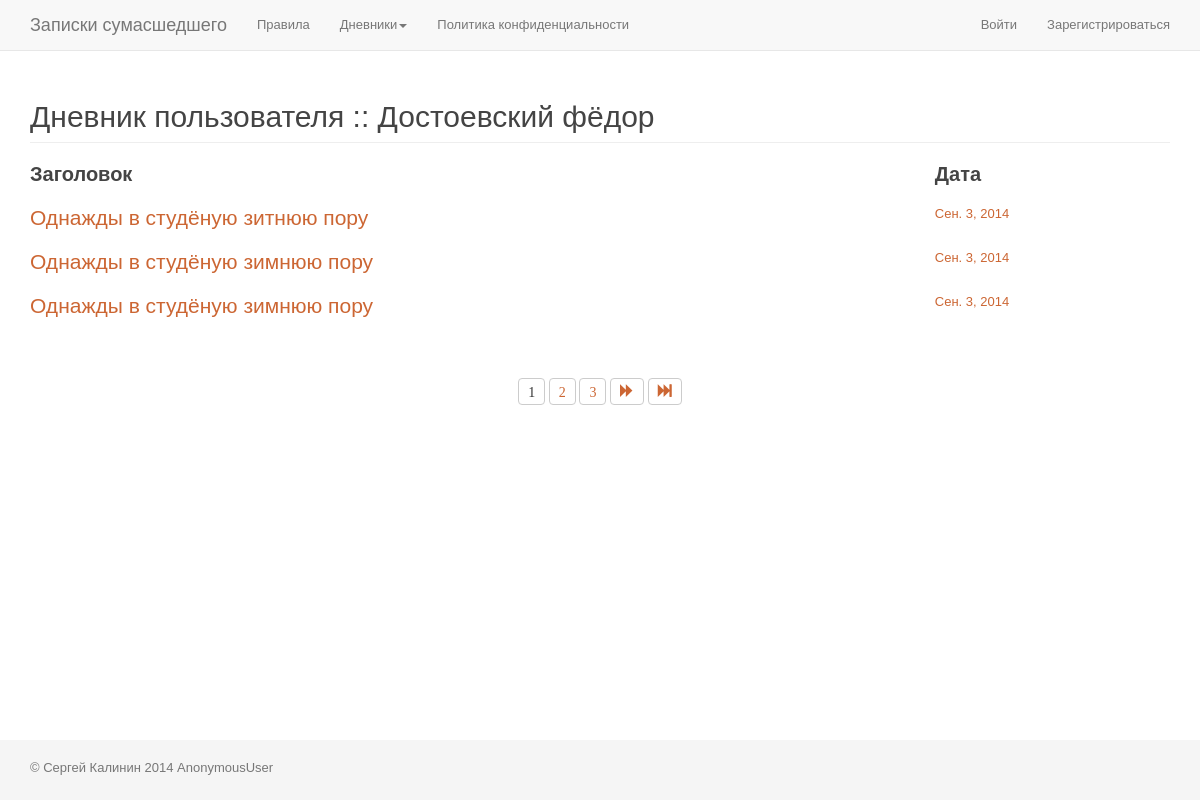
Screenshot of /diary/2/ with the database file from the repository.
### app_accounts/models.py (models this page shows, shortened)
class UserProfile(User):
	gender = models.ForeignKey(
		Gender,
		verbose_name='Пол',
		blank=True,
		null=True,
	)
	nickname = models.CharField(
		'Отображаемое имя',
		max_length=50,
		blank=False,
	)
	phone = models.CharField(
		max_length=50,
		blank=False,
	)
	skype = models.CharField(
		max_length=50,
		blank=False,
	)
	other = models.TextField(
		max_length=500,
		blank=False,
	)
	avatar = models.ImageField(
		upload_to='userprofile/avatar/',
		blank=True,
		null=True,
	)
	objects = UserManager()
	@classmethod
	def get_entry(self, user_id):
		result = UserProfile.objects.get(user_ptr_id=user_id)
		return result

### app_zapsum/models.py (models this page shows, shortened)
class Diary(models.Model):
	user_id = models.IntegerField(
		'',
		blank=True,
		null=True,
	)
	title = models.CharField(
		'Заголовок записи',
		max_length=100,
		blank=False,
	)
	date = models.DateField(
		'Дата записи',
		blank=True,
		null=True,
	)
	text = models.TextField(
		'Содержание записи',
		max_length=5000,
		blank=False,
	)
	last_edit_date = models.DateField(
		'Дата последнего редактирования',
		default=datetime.now(),
	)
	is_active = models.BooleanField(default=True)
	is_delete = models.BooleanField(default=False)
	@classmethod
	def get_all_user_entries(self, user_id):
		return self.objects.filter(user_id=user_id, is_delete=False).order_by('-date')

### app_zapsum/views.py (the view)
# urls.py: url(r'^diary/(?P<id_author>[0-9]*)/$', 'views.diary', name='diary'),
def diary(request, id_author=None):
	if id_author:
		obj_author = UserProfile.get_entry(user_id=id_author)
		obj_diary = Diary.get_all_user_entries(user_id=id_author)
		paginator = Paginator(obj_diary, 3)
		list_pages = paginator.page_range
		page = request.GET.get('page')
		try:
			obj_diary_paginated = paginator.page(page)
		except PageNotAnInteger:
			obj_diary_paginated = paginator.page(1)
		except EmptyPage:
			obj_diary_paginated = paginator.page(paginator.num_pages)
		last_page = list_pages[-1]
		first_page = list_pages[0]
		t = loader.get_template('page_diary.html')
		c = RequestContext(request, {
			'obj_author': obj_author,
			'obj_diary': obj_diary,
			'list_pages': list_pages,
			'obj_diary_paginated': obj_diary_paginated,
			'last_page': last_page,
			'first_page': first_page,
		}, [custom_proc])
		return HttpResponse(t.render(c))

### app_accounts/templatetags/tags_app_accounts.py (called while the page is built)
@register.inclusion_tag("part_auth_area.html")
def part_auth_area(user):
	return {
		'is_authenticated': user.is_authenticated,
		'username': user.username,
		'user_id': user.pk,
	}

### app_zapsum/views.py (called while the page is built)
def custom_proc(request):
	return{
		'request': request,
	}

### app_zapsum/templates/page_diary.html (shortened to what this page needs)
{% extends "page_base.html" %}
{% block content %}
	<section class="section diary_public">
		<div class="page-header">
			<h2>Дневник пользователя :: {{ obj_author.nickname }}</h2>
		</div>
		{% if obj_diary_paginated %}
		<table class="list_table">
			<thead>
				<tr>
					<td>Заголовок</td>
					<td>Дата</td>
				</tr>
			</thead>
			<tbody>
				{% for entry in obj_diary_paginated %}
					<tr class="article">
						<td class="cell_title">
							<a class="article_link" href="/record/{{ entry.id }}/">
								{% if entry.title %}
									<span class="">{{ entry.title }}</span>
								{% endif %}
							</a>
						</td>
						<td class="cell_date">
							<a class="article_link" href="/record/{{ entry.id }}/">
								{% if entry.date %}
									{{ entry.date }}
								{% endif %}
							</a>
						</td>
					</tr>
				{% endfor %}
			</tbody>
		</table>
		{% else %}
			По не сделано ни одной записи
		{% endif %}
		{% if last_page > 1 %}
			<div class="pager_outer">
				<div class="pager">
					<span>
						{% for page in list_pages  %}
							<div class="btn-group">
								{% if obj_diary_paginated.number == page %}
									<button type="button" class="btn btn-default">
										<span class="a glyphicon">{{ page }}</span>
									</button>
								{% else %}
									<button type="button" class="btn btn-default">
										<a class="a num glyphicon" href="?page={{ page }}">{{ page }}</a>
									</button>
								{% endif %}
							</div>
						{% endfor %}
					</span>
					{% if obj_diary_paginated.has_next %}
						<button type="button" class="btn btn-default">
							<a class="a right glyphicon glyphicon-forward" href="?page={{ obj_diary_paginated.next_page_number }}"></a>
						</button>
						<button type="button" class="btn btn-default">
							<a class="a right2 glyphicon glyphicon-fast-forward" href="?page={{ last_page }}"></a>
						</button>
					{% endif %}
				</div>
			</div>
		{% endif %}
	</section>
{% endblock %}

### zapsum/static/zapsum/css/styles.css (style rules this page uses)
html, body, div, h1, h2, h3, h4, h5, h6, a, a img, p, ul, ol, li, span, fieldset , form, dl, dd, dt, table, tr, td, img { border: none; margin: 0; outline: none; padding: 0; }
body { font: normal 13px arial, sans-serif; color: #444; }
a { color: #cc6633; }
.diary_public td { vertical-align: top; }
.diary_public .article_link { margin-bottom: 20px; display: block; }
.diary_public .cell_title a { font-size: 21px; }
.diary_public .cell_date a { font-size: 13px; }
.pager .btn { padding: 0; }
.pager .a { padding: 3px 9px 8px; }
.list_table { width: 100%; margin-bottom: 40px; }
.list_table thead { font: bold 20px arial, sans-serif; }
.list_table thead td { padding-bottom: 20px; }
.list_table .cell_date { padding: 0 20px 0 0; }
.list_table .cell_title { padding: 0 20px 0 0; }

### rows the page displays
UserProfile: nickname "Достоевский фёдор"
Diary: title "Однажды в студёную зитнюю пору", date "Сен. 3, 2014"
Diary: title "Однажды в студёную зимнюю пору", date "Сен. 3, 2014"
Diary: title "Однажды в студёную зимнюю пору", date "Сен. 3, 2014"

### other values shown
{{ page }} "1"
{{ page }} "2" "3"
{{ user }} "AnonymousUser"
